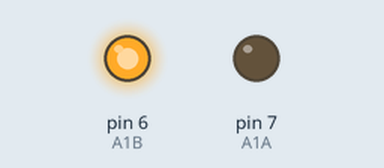
A sketch run on a simulated Arduino Uno, built with avr-gcc and run on an emulated ATmega328P. On the bench: output pins drawn as LEDs (lit = HIGH).

Above: at 0.02 s.
At 2.0 s:
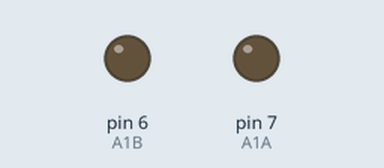
Timing chart, 0 to 5.3 s (numbered marks = the images above):
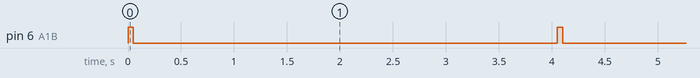

The sketch:

dc_motor_rotate.ino
```cpp
// rotete both side

// const int A1A = 7;
// const int A1B = 6;

// void setup(){
//   pinMode(A1A, OUTPUT);
//   pinMode(A1B, OUTPUT);
// }

// void loop(){
//   digitalWrite(A1A, LOW);
//   digitalWrite(A1B, HIGH);
//   delay(4000);

//   digitalWrite(A1A, HIGH);
//   digitalWrite(A1B, LOW);
//   delay(4000);
// }

// rotate with speed control 0-255

const int A1A = 7;
const int A1B = 6;
int speed = 255;

void setup(){
  pinMode(A1A, OUTPUT);
  pinMode(A1B, OUTPUT);
}

void loop(){
  analogWrite(A1B, speed);
  digitalWrite(A1A, 0);
  delay(50);
  digitalWrite(A1B, LOW);
  digitalWrite(A1A, LOW);
  // digitalWrite(A1A, HIGH);
  // digitalWrite(A1B, LOW);
  delay(4000);
}
```

Measured:
- by itself, pin 6 (A1B): alternates HIGH for 0.05 s and LOW for 4.0 s
